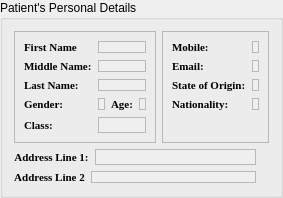
       <widget class="QGroupBox" name="groupBox">
        <property name="sizePolicy">
         <sizepolicy hsizetype="Preferred" vsizetype="Expanding">
          <horstretch>0</horstretch>
          <verstretch>0</verstretch>
         </sizepolicy>
        </property>
        <property name="title">
         <string>Patient's Personal Details</string>
        </property>
        <layout class="QGridLayout" name="gridLayout_3">
         <item row="0" column="0">
          <widget class="QFrame" name="frame">
           <property name="sizePolicy">
            <sizepolicy hsizetype="Expanding" vsizetype="Expanding">
             <horstretch>1</horstretch>
             <verstretch>0</verstretch>
            </sizepolicy>
           </property>
           <property name="frameShape">
            <enum>QFrame::StyledPanel</enum>
           </property>
           <property name="frameShadow">
            <enum>QFrame::Raised</enum>
           </property>
           <layout class="QFormLayout" name="formLayout_3">
            <item row="0" column="0">
             <widget class="QLabel" name="label_2">
              <property name="font">
               <font>
                <family>Georgia</family>
                <pointsize>8</pointsize>
                <weight>75</weight>
                <bold>true</bold>
               </font>
              </property>
              <property name="text">
               <string>First Name</string>
              </property>
             </widget>
            </item>
            <item row="0" column="1">
             <widget class="QLabel" name="fname">
              <property name="sizePolicy">
               <sizepolicy hsizetype="Preferred" vsizetype="Fixed">
                <horstretch>0</horstretch>
                <verstretch>0</verstretch>
               </sizepolicy>
              </property>
              <property name="font">
               <font>
                <family>Georgia</family>
                <pointsize>7</pointsize>
               </font>
              </property>
              <property name="autoFillBackground">
               <bool>true</bool>
              </property>
              <property name="frameShape">
               <enum>QFrame::StyledPanel</enum>
              </property>
              <property name="text">
               <string/>
              </property>
              <property name="margin">
               <number>2</number>
              </property>
             </widget>
            </item>
            <item row="1" column="0">
             <widget class="QLabel" name="label_4">
              <property name="font">
               <font>
                <family>Georgia</family>
                <pointsize>8</pointsize>
                <weight>75</weight>
                <bold>true</bold>
               </font>
              </property>
              <property name="text">
               <string>Middle Name:</string>
              </property>
             </widget>
            </item>
            <item row="1" column="1">
             <widget class="QLabel" name="mname">
              <property name="sizePolicy">
               <sizepolicy hsizetype="Preferred" vsizetype="Fixed">
                <horstretch>0</horstretch>
                <verstretch>0</verstretch>
               </sizepolicy>
              </property>
              <property name="font">
               <font>
                <family>Georgia</family>
                <pointsize>7</pointsize>
               </font>
              </property>
              <property name="autoFillBackground">
               <bool>true</bool>
              </property>
              <property name="frameShape">
               <enum>QFrame::StyledPanel</enum>
              </property>
              <property name="text">
               <string/>
              </property>
              <property name="margin">
               <number>2</number>
              </property>
             </widget>
            </item>
            <item row="2" column="0">
             <widget class="QLabel" name="label_5">
              <property name="font">
               <font>
                <family>Georgia</family>
                <pointsize>8</pointsize>
                <weight>75</weight>
                <bold>true</bold>
               </font>
              </property>
              <property name="text">
               <string>Last Name: </string>
              </property>
             </widget>
            </item>
            <item row="2" column="1">
             <widget class="QLabel" name="lname">
              <property name="sizePolicy">
               <sizepolicy hsizetype="Preferred" vsizetype="Fixed">
                <horstretch>0</horstretch>
                <verstretch>0</verstretch>
               </sizepolicy>
              </property>
              <property name="font">
               <font>
                <family>Georgia</family>
                <pointsize>7</pointsize>
               </font>
              </property>
              <property name="autoFillBackground">
               <bool>true</bool>
              </property>
              <property name="frameShape">
               <enum>QFrame::StyledPanel</enum>
              </property>
              <property name="text">
               <string/>
              </property>
              <property name="margin">
               <number>2</number>
              </property>
             </widget>
            </item>
            <item row="3" column="0">
             <widget class="QLabel" name="label_8">
              <property name="font">
               <font>
                <family>Georgia</family>
                <pointsize>8</pointsize>
                <weight>75</weight>
                <bold>true</bold>
               </font>
              </property>
              <property name="text">
               <string>Gender:</string>
              </property>
             </widget>
            </item>
            <item row="3" column="1">
             <layout class="QHBoxLayout" name="horizontalLayout">
              <item>
               <widget class="QLabel" name="age">
                <property name="sizePolicy">
                 <sizepolicy hsizetype="Preferred" vsizetype="Fixed">
                  <horstretch>0</horstretch>
                  <verstretch>0</verstretch>
                 </sizepolicy>
                </property>
                <property name="font">
                 <font>
                  <family>Georgia</family>
                  <pointsize>7</pointsize>
                 </font>
                </property>
                <property name="autoFillBackground">
                 <bool>true</bool>
                </property>
                <property name="frameShape">
                 <enum>QFrame::StyledPanel</enum>
                </property>
                <property name="text">
                 <string/>
                </property>
                <property name="margin">
                 <number>2</number>
                </property>
               </widget>
              </item>
              <item>
               <widget class="QLabel" name="label_10">
                <property name="font">
                 <font>
                  <family>Georgia</family>
                  <pointsize>8</pointsize>
                  <weight>75</weight>
                  <bold>true</bold>
                 </font>
                </property>
                <property name="text">
                 <string>Age:</string>
                </property>
                <property name="alignment">
                 <set>Qt::AlignCenter</set>
                </property>
                <property name="margin">
                 <number>0</number>
                </property>
               </widget>
              </item>
              <item>
               <widget class="QLabel" name="gender">
                <property name="sizePolicy">
                 <sizepolicy hsizetype="Preferred" vsizetype="Fixed">
                  <horstretch>0</horstretch>
                  <verstretch>0</verstretch>
                 </sizepolicy>
                </property>
                <property name="font">
                 <font>
                  <family>Georgia</family>
                  <pointsize>7</pointsize>
                 </font>
                </property>
                <property name="autoFillBackground">
                 <bool>true</bool>
                </property>
                <property name="frameShape">
                 <enum>QFrame::StyledPanel</enum>
                </property>
                <property name="text">
                 <string/>
                </property>
                <property name="margin">
                 <number>2</number>
                </property>
               </widget>
              </item>
             </layout>
            </item>
            <item row="4" column="0">
             <widget class="QLabel" name="label_12">
              <property name="font">
               <font>
                <family>Georgia</family>
                <pointsize>8</pointsize>
                <weight>75</weight>
                <bold>true</bold>
               </font>
              </property>
              <property name="text">
               <string>Class:</string>
              </property>
             </widget>
            </item>
            <item row="4" column="1">
             <widget class="QLabel" name="class_2">
              <property name="sizePolicy">
               <sizepolicy hsizetype="Preferred" vsizetype="Fixed">
                <horstretch>0</horstretch>
                <verstretch>0</verstretch>
               </sizepolicy>
              </property>
              <property name="autoFillBackground">
               <bool>true</bool>
              </property>
              <property name="frameShape">
               <enum>QFrame::StyledPanel</enum>
              </property>
              <property name="text">
               <string/>
              </property>
              <property name="margin">
               <number>2</number>
              </property>
             </widget>
            </item>
           </layout>
          </widget>
         </item>
         <item row="0" column="1">
          <widget class="QFrame" name="frame_2">
           <property name="sizePolicy">
            <sizepolicy hsizetype="Expanding" vsizetype="Expanding">
             <horstretch>1</horstretch>
             <verstretch>0</verstretch>
            </sizepolicy>
           </property>
           <property name="frameShape">
            <enum>QFrame::StyledPanel</enum>
           </property>
           <property name="frameShadow">
            <enum>QFrame::Raised</enum>
           </property>
           <layout class="QFormLayout" name="formLayout_4">
            <item row="0" column="0">
             <widget class="QLabel" name="label_13">
              <property name="font">
               <font>
                <family>Georgia</family>
                <pointsize>8</pointsize>
                <weight>75</weight>
                <bold>true</bold>
               </font>
              </property>
              <property name="text">
               <string>Mobile:</string>
              </property>
             </widget>
            </item>
            <item row="0" column="1">
             <widget class="QLabel" name="phone">
              <property name="sizePolicy">
               <sizepolicy hsizetype="Preferred" vsizetype="Fixed">
                <horstretch>0</horstretch>
                <verstretch>0</verstretch>
               </sizepolicy>
              </property>
              <property name="font">
               <font>
                <family>Georgia</family>
                <pointsize>7</pointsize>
               </font>
              </property>
              <property name="autoFillBackground">
               <bool>true</bool>
              </property>
              <property name="frameShape">
               <enum>QFrame::StyledPanel</enum>
              </property>
              <property name="text">
               <string/>
              </property>
              <property name="margin">
               <number>2</number>
              </property>
             </widget>
            </item>
            <item row="1" column="0">
             <widget class="QLabel" name="label_15">
              <property name="font">
               <font>
                <family>Georgia</family>
                <pointsize>8</pointsize>
                <weight>75</weight>
                <bold>true</bold>
               </font>
              </property>
              <property name="text">
               <string>Email: </string>
              </property>
             </widget>
            </item>
            <item row="1" column="1">
             <widget class="QLabel" name="email">
              <property name="sizePolicy">
               <sizepolicy hsizetype="Preferred" vsizetype="Fixed">
                <horstretch>0</horstretch>
                <verstretch>0</verstretch>
               </sizepolicy>
              </property>
              <property name="font">
               <font>
                <family>Georgia</family>
                <pointsize>7</pointsize>
               </font>
              </property>
              <property name="autoFillBackground">
               <bool>true</bool>
              </property>
              <property name="frameShape">
               <enum>QFrame::StyledPanel</enum>
              </property>
              <property name="text">
               <string/>
              </property>
              <property name="margin">
               <number>2</number>
              </property>
             </widget>
            </item>
            <item row="2" column="0">
             <widget class="QLabel" name="label_19">
              <property name="font">
               <font>
                <family>Georgia</family>
                <pointsize>8</pointsize>
                <weight>75</weight>
                <bold>true</bold>
               </font>
              </property>
              <property name="text">
               <string>State of Origin:</string>
              </property>
             </widget>
            </item>
            <item row="2" column="1">
             <widget class="QLabel" name="origin">
              <property name="sizePolicy">
               <sizepolicy hsizetype="Preferred" vsizetype="Fixed">
                <horstretch>0</horstretch>
                <verstretch>0</verstretch>
               </sizepolicy>
              </property>
              <property name="font">
               <font>
                <family>Georgia</family>
                <pointsize>7</pointsize>
               </font>
              </property>
              <property name="autoFillBackground">
               <bool>true</bool>
              </property>
              <property name="frameShape">
               <enum>QFrame::StyledPanel</enum>
              </property>
              <property name="text">
               <string/>
              </property>
              <property name="margin">
               <number>2</number>
              </property>
             </widget>
            </item>
            <item row="3" column="0">
             <widget class="QLabel" name="label_21">
              <property name="font">
               <font>
                <family>Georgia</family>
                <pointsize>8</pointsize>
                <weight>75</weight>
                <bold>true</bold>
               </font>
              </property>
              <property name="text">
               <string>Nationality:</string>
              </property>
             </widget>
            </item>
            <item row="3" column="1">
             <widget class="QLabel" name="nationality">
              <property name="sizePolicy">
               <sizepolicy hsizetype="Preferred" vsizetype="Fixed">
                <horstretch>0</horstretch>
                <verstretch>0</verstretch>
               </sizepolicy>
              </property>
              <property name="font">
               <font>
                <family>Georgia</family>
                <pointsize>7</pointsize>
               </font>
              </property>
              <property name="autoFillBackground">
               <bool>true</bool>
              </property>
              <property name="frameShape">
               <enum>QFrame::StyledPanel</enum>
              </property>
              <property name="text">
               <string/>
              </property>
              <property name="margin">
               <number>2</number>
              </property>
             </widget>
            </item>
           </layout>
          </widget>
         </item>
         <item row="1" column="0" colspan="2">
          <layout class="QVBoxLayout" name="verticalLayout">
           <item>
            <layout class="QHBoxLayout" name="horizontalLayout_3">
             <property name="rightMargin">
              <number>13</number>
             </property>
             <item>
              <widget class="QLabel" name="label_23">
               <property name="sizePolicy">
                <sizepolicy hsizetype="Fixed" vsizetype="Preferred">
                 <horstretch>0</horstretch>
                 <verstretch>0</verstretch>
                </sizepolicy>
               </property>
               <property name="font">
                <font>
                 <family>Georgia</family>
                 <pointsize>8</pointsize>
                 <weight>75</weight>
                 <bold>true</bold>
                </font>
               </property>
               <property name="text">
                <string>Address Line 1:</string>
               </property>
               <property name="alignment">
                <set>Qt::AlignCenter</set>
               </property>
               <property name="margin">
                <number>10</number>
               </property>
              </widget>
             </item>
             <item>
              <widget class="QLabel" name="label_11">
               <property name="sizePolicy">
                <sizepolicy hsizetype="Preferred" vsizetype="Fixed">
                 <horstretch>0</horstretch>
                 <verstretch>0</verstretch>
                </sizepolicy>
               </property>
               <property name="autoFillBackground">
                <bool>true</bool>
               </property>
               <property name="frameShape">
                <enum>QFrame::StyledPanel</enum>
               </property>
               <property name="text">
                <string/>
               </property>
               <property name="margin">
                <number>2</number>
               </property>
              </widget>
             </item>
            </layout>
           </item>
           <item>
            <layout class="QHBoxLayout" name="horizontalLayout_4">
             <property name="rightMargin">
              <number>13</number>
             </property>
             <item>
              <widget class="QLabel" name="label_3">
               <property name="sizePolicy">
                <sizepolicy hsizetype="Fixed" vsizetype="Preferred">
                 <horstretch>0</horstretch>
                 <verstretch>0</verstretch>
                </sizepolicy>
               </property>
               <property name="font">
                <font>
                 <family>Georgia</family>
                 <pointsize>8</pointsize>
                 <weight>75</weight>
                 <bold>true</bold>
                </font>
               </property>
               <property name="text">
                <string>Address Line 2</string>
               </property>
               <property name="alignment">
                <set>Qt::AlignCenter</set>
               </property>
               <property name="margin">
                <number>10</number>
               </property>
              </widget>
             </item>
             <item>
              <widget class="QLabel" name="addressL2">
               <property name="sizePolicy">
                <sizepolicy hsizetype="Preferred" vsizetype="Fixed">
                 <horstretch>0</horstretch>
                 <verstretch>0</verstretch>
                </sizepolicy>
               </property>
               <property name="font">
                <font>
                 <family>Georgia</family>
                 <pointsize>7</pointsize>
                </font>
               </property>
               <property name="autoFillBackground">
                <bool>true</bool>
               </property>
               <property name="frameShape">
                <enum>QFrame::StyledPanel</enum>
               </property>
               <property name="text">
                <string/>
               </property>
               <property name="margin">
                <number>2</number>
               </property>
              </widget>
             </item>
            </layout>
           </item>
          </layout>
         </item>
        </layout>
       </widget>
